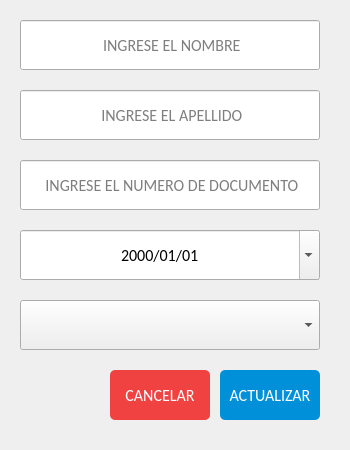
<?xml version="1.0" encoding="UTF-8"?>
<ui version="4.0">
 <class>ModificarPaciente</class>
 <widget class="QMainWindow" name="ModificarPaciente">
  <property name="geometry">
   <rect>
    <x>0</x>
    <y>0</y>
    <width>350</width>
    <height>450</height>
   </rect>
  </property>
  <property name="minimumSize">
   <size>
    <width>350</width>
    <height>450</height>
   </size>
  </property>
  <property name="maximumSize">
   <size>
    <width>350</width>
    <height>450</height>
   </size>
  </property>
  <property name="windowTitle">
   <string>Modificar Paciente</string>
  </property>
  <property name="windowIcon">
   <iconset>
    <normaloff>../../ProyectoMejorado/Views/Icons/iconPrincipal.png</normaloff>../../ProyectoMejorado/Views/Icons/iconPrincipal.png</iconset>
  </property>
  <widget class="QWidget" name="centralwidget">
   <widget class="QLineEdit" name="txtNombrePaciente">
    <property name="geometry">
     <rect>
      <x>20</x>
      <y>20</y>
      <width>300</width>
      <height>50</height>
     </rect>
    </property>
    <property name="font">
     <font>
      <family>Calibri</family>
      <pointsize>12</pointsize>
     </font>
    </property>
    <property name="focusPolicy">
     <enum>Qt::ClickFocus</enum>
    </property>
    <property name="styleSheet">
     <string notr="true"/>
    </property>
    <property name="maxLength">
     <number>50</number>
    </property>
    <property name="alignment">
     <set>Qt::AlignCenter</set>
    </property>
    <property name="placeholderText">
     <string> INGRESE EL NOMBRE</string>
    </property>
    <property name="clearButtonEnabled">
     <bool>true</bool>
    </property>
   </widget>
   <widget class="QLineEdit" name="txtApellidoPaciente">
    <property name="geometry">
     <rect>
      <x>20</x>
      <y>90</y>
      <width>300</width>
      <height>50</height>
     </rect>
    </property>
    <property name="font">
     <font>
      <family>Calibri</family>
      <pointsize>12</pointsize>
     </font>
    </property>
    <property name="focusPolicy">
     <enum>Qt::ClickFocus</enum>
    </property>
    <property name="styleSheet">
     <string notr="true"/>
    </property>
    <property name="maxLength">
     <number>50</number>
    </property>
    <property name="alignment">
     <set>Qt::AlignCenter</set>
    </property>
    <property name="placeholderText">
     <string> INGRESE EL APELLIDO</string>
    </property>
    <property name="clearButtonEnabled">
     <bool>true</bool>
    </property>
   </widget>
   <widget class="QLineEdit" name="txtDocumentoPaciente">
    <property name="geometry">
     <rect>
      <x>20</x>
      <y>160</y>
      <width>300</width>
      <height>50</height>
     </rect>
    </property>
    <property name="font">
     <font>
      <family>Calibri</family>
      <pointsize>12</pointsize>
     </font>
    </property>
    <property name="focusPolicy">
     <enum>Qt::ClickFocus</enum>
    </property>
    <property name="styleSheet">
     <string notr="true"/>
    </property>
    <property name="maxLength">
     <number>8</number>
    </property>
    <property name="alignment">
     <set>Qt::AlignCenter</set>
    </property>
    <property name="placeholderText">
     <string> INGRESE EL NUMERO DE DOCUMENTO</string>
    </property>
    <property name="clearButtonEnabled">
     <bool>true</bool>
    </property>
   </widget>
   <widget class="QDateEdit" name="datePaciente">
    <property name="geometry">
     <rect>
      <x>20</x>
      <y>230</y>
      <width>300</width>
      <height>50</height>
     </rect>
    </property>
    <property name="font">
     <font>
      <family>Calibri</family>
      <pointsize>12</pointsize>
     </font>
    </property>
    <property name="cursor">
     <cursorShape>PointingHandCursor</cursorShape>
    </property>
    <property name="focusPolicy">
     <enum>Qt::NoFocus</enum>
    </property>
    <property name="styleSheet">
     <string notr="true"/>
    </property>
    <property name="alignment">
     <set>Qt::AlignCenter</set>
    </property>
    <property name="currentSection">
     <enum>QDateTimeEdit::YearSection</enum>
    </property>
    <property name="displayFormat">
     <string>yyyy/MM/dd</string>
    </property>
    <property name="calendarPopup">
     <bool>true</bool>
    </property>
   </widget>
   <widget class="QPushButton" name="btnActualizarPaciente">
    <property name="geometry">
     <rect>
      <x>220</x>
      <y>370</y>
      <width>100</width>
      <height>50</height>
     </rect>
    </property>
    <property name="font">
     <font>
      <family>Calibri</family>
      <pointsize>12</pointsize>
     </font>
    </property>
    <property name="cursor">
     <cursorShape>PointingHandCursor</cursorShape>
    </property>
    <property name="styleSheet">
     <string notr="true">QPushButton{
background: #0090D9;
border:none;
border-radius: 5px;
color: #fff;
}
QPushButton:hover{
background: #0089D7;
}
</string>
    </property>
    <property name="text">
     <string>ACTUALIZAR</string>
    </property>
   </widget>
   <widget class="QPushButton" name="btnCancelarPaciente">
    <property name="geometry">
     <rect>
      <x>110</x>
      <y>370</y>
      <width>100</width>
      <height>50</height>
     </rect>
    </property>
    <property name="font">
     <font>
      <family>Calibri</family>
      <pointsize>12</pointsize>
     </font>
    </property>
    <property name="cursor">
     <cursorShape>PointingHandCursor</cursorShape>
    </property>
    <property name="styleSheet">
     <string notr="true">QPushButton{
background: #F14242;
border:none;
border-radius: 5px;
color: #fff
}
QPushButton:hover{
background: #ED4D4D;
}</string>
    </property>
    <property name="text">
     <string>CANCELAR</string>
    </property>
   </widget>
   <widget class="QComboBox" name="cmbPaciente">
    <property name="geometry">
     <rect>
      <x>20</x>
      <y>300</y>
      <width>300</width>
      <height>50</height>
     </rect>
    </property>
    <property name="font">
     <font>
      <family>Calibri</family>
      <pointsize>12</pointsize>
     </font>
    </property>
    <property name="whatsThis">
     <string/>
    </property>
    <property name="styleSheet">
     <string notr="true"/>
    </property>
    <property name="editable">
     <bool>false</bool>
    </property>
    <property name="insertPolicy">
     <enum>QComboBox::InsertAlphabetically</enum>
    </property>
    <property name="iconSize">
     <size>
      <width>16</width>
      <height>16</height>
     </size>
    </property>
    <property name="placeholderText">
     <string>Seleccione</string>
    </property>
    <property name="duplicatesEnabled">
     <bool>false</bool>
    </property>
    <property name="frame">
     <bool>true</bool>
    </property>
   </widget>
  </widget>
 </widget>
 <resources/>
 <connections/>
</ui>
